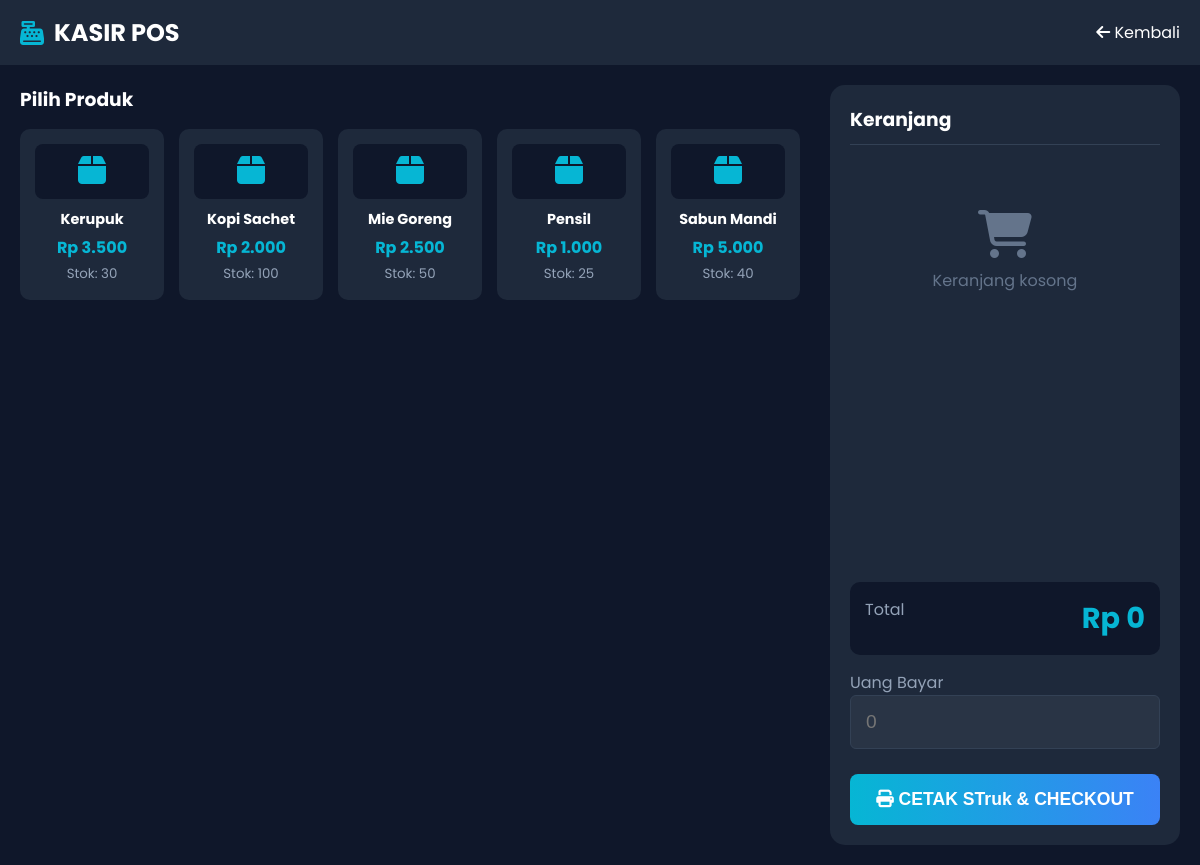
The app's page /pos.php (signed in) with its own data.
### tables this page shows
CREATE TABLE barang (
    id_barang INT AUTO_INCREMENT PRIMARY KEY,
    kode_barang VARCHAR(20) UNIQUE,
    nama_barang VARCHAR(100),
    id_kategori INT,
    harga_beli DECIMAL(12,0),
    harga_jual DECIMAL(12,0),
    stok INT,
    supplier VARCHAR(100),
    created_at TIMESTAMP DEFAULT CURRENT_TIMESTAMP,
    FOREIGN KEY (id_kategori) REFERENCES kategori(id_kategori)
);

### pos.php (the view, shortened to what this page needs)
<?php
include 'koneksi.php';
$keranjang = isset($_SESSION['keranjang']) ? $_SESSION['keranjang'] : [];
$barang = mysqli_query($conn, "SELECT * FROM barang WHERE stok > 0 ORDER BY nama_barang ASC");
?>
<!DOCTYPE html>
<html lang="id">
<head>
    <link rel="stylesheet" href="style.css">
    <link rel="stylesheet" href="https://cdnjs.cloudflare.com/ajax/libs/font-awesome/6.4.0/css/all.min.css">
</head>
<body style="background: #0f172a; overflow: hidden;">
    <nav style="background: #1e293b; padding: 15px 20px; display: flex; justify-content: space-between; align-items: center;">
        <div style="display: flex; align-items: center; gap: 10px;">
            <i class="fa-solid fa-cash-register" style="color: #06b6d4; font-size: 1.5rem;"></i>
            <h2 style="color: white; margin: 0;">KASIR POS</h2>
        </div>
        <a href="dashboard_kasir.php" style="color: white; text-decoration: none;"><i class="fa-solid fa-arrow-left"></i> Kembali</a>
    </nav>
    <div class="pos-container" style="padding: 20px;">
        <div class="product-list">
            <h3 style="color: white; margin-bottom: 15px;">Pilih Produk</h3>
            <div style="display: grid; grid-template-columns: repeat(auto-fill, minmax(140px, 1fr)); gap: 15px;">
                <?php while ($b = mysqli_fetch_assoc($barang)): ?>
                <div class="product-card" onclick="addCart(<?= $b['id_barang']; ?>, '<?= addslashes($b['nama_barang']); ?>', <?= $b['harga_jual']; ?>)">
                    <div style="background: #0f172a; padding: 10px; border-radius: 8px;">
                        <i class="fa-solid fa-box" style="font-size: 2rem; color: #06b6d4;"></i>
                    </div>
                    <h4><?= $b['nama_barang']; ?></h4>
                    <p>Rp <?= number_format($b['harga_jual'], 0, ',', '.'); ?></p>
                    <small style="color: #94a3b8;">Stok: <?= $b['stok']; ?></small>
                </div>
                <?php endwhile; ?>
            </div>
        </div>
        <div class="cart-panel">
            <h3 style="color: white; border-bottom: 1px solid #334155; padding-bottom: 10px;">Keranjang</h3>
            <div class="cart-items">
                <?php $total = 0; foreach ($keranjang as $id => $item): $total += $item['harga'] * $item['qty']; ?>
                <div class="cart-item">
                    <div class="cart-item-info">
                        <h5><?= $item['nama']; ?></h5>
                        <span>Rp <?= number_format($item['harga'], 0, ',', '.'); ?> x <?= $item['qty']; ?></span>
                    </div>
                    <div style="text-align: right;">
                        <div style="color: white; font-weight: bold;">Rp <?= number_format($item['harga'] * $item['qty'], 0, ',', '.'); ?></div>
                        <a href="?hapus_item=<?= $id; ?>" style="color: #ef4444; font-size: 0.8rem;">Hapus</a>
                    </div>
                </div>
                <?php endforeach; ?>
                <?php if (count($keranjang) == 0): ?>
                <div style="text-align: center; color: #64748b; margin-top: 50px;">
                    <i class="fa-solid fa-cart-shopping" style="font-size: 3rem; margin-bottom: 10px;"></i>
                    <p>Keranjang kosong</p>
                </div>
                <?php endif; ?>
            </div>
            <form method="POST">
                <div class="total-section">
                    <div style="display: flex; justify-content: space-between; color: #94a3b8;">
                        <span>Total</span>
                        <span class="total-price">Rp <?= number_format($total, 0, ',', '.'); ?></span>
                    </div>
                </div>
                <div class="form-group">
                    <label style="color: #94a3b8;">Uang Bayar</label>
                    <input type="number" name="bayar" class="form-control" placeholder="0" required style="font-size: 1.2rem; padding: 15px;">
                </div>
                <button type="submit" name="checkout" class="btn-primary" style="width: 100%; padding: 15px; font-size: 1.1rem; margin-top: 10px;">
                    <i class="fa-solid fa-print"></i> CETAK STruk & CHECKOUT
                </button>
            </form>
        </div>
    </div>
</body>
</html>

### style.css (style rules this page uses)
:root { --primary: #0f172a; --accent: #06b6d4; --glass: rgba(255, 255, 255, 0.1); --text: #f8fafc; }
* { box-sizing: border-box; margin: 0; padding: 0; }
body { font-family: "Poppins", sans-serif; background: var(--primary); color: var(--text); overflow-x: hidden; }
.btn-primary { background: linear-gradient(90deg, #06b6d4, #3b82f6); border: none; padding: 12px 24px; color: white; border-radius: 8px; font-weight: 600; cursor: pointer; transition: 0.3s; }
.form-group { margin-bottom: 15px; }
.form-control { width: 100%; padding: 12px; background: rgba(255, 255, 255, 0.05); border: 1px solid #334155; color: white; border-radius: 6px; }

### pos.php (style rules this page uses)
.pos-container { display: grid; grid-template-columns: 1fr 350px; gap: 20px; height: 100vh; }
.product-list { overflow-y: auto; padding-right: 10px; }
.product-card { background: #1e293b; padding: 15px; border-radius: 10px; cursor: pointer; transition: 0.3s; text-align: center; }
.product-card h4 { color: white; font-size: 0.9rem; margin: 10px 0 5px; }
.product-card p { color: #06b6d4; font-weight: bold; }
.cart-panel { background: #1e293b; padding: 20px; border-radius: 15px; display: flex; flex-direction: column; }
.cart-items { flex: 1; overflow-y: auto; margin: 15px 0; }
.total-section { background: #0f172a; padding: 15px; border-radius: 10px; margin-bottom: 15px; }
.total-price { font-size: 1.8rem; color: #06b6d4; font-weight: bold; }

### records on screen
barang: nama_barang "Kerupuk", harga_jual "3.500", stok "30"
barang: nama_barang "Kopi Sachet", harga_jual "2.000", stok "100"
barang: nama_barang "Mie Goreng", harga_jual "2.500", stok "50"
barang: nama_barang "Pensil", harga_jual "1.000", stok "25"
barang: nama_barang "Sabun Mandi", harga_jual "5.000", stok "40"

### other values on screen
$total "0"
